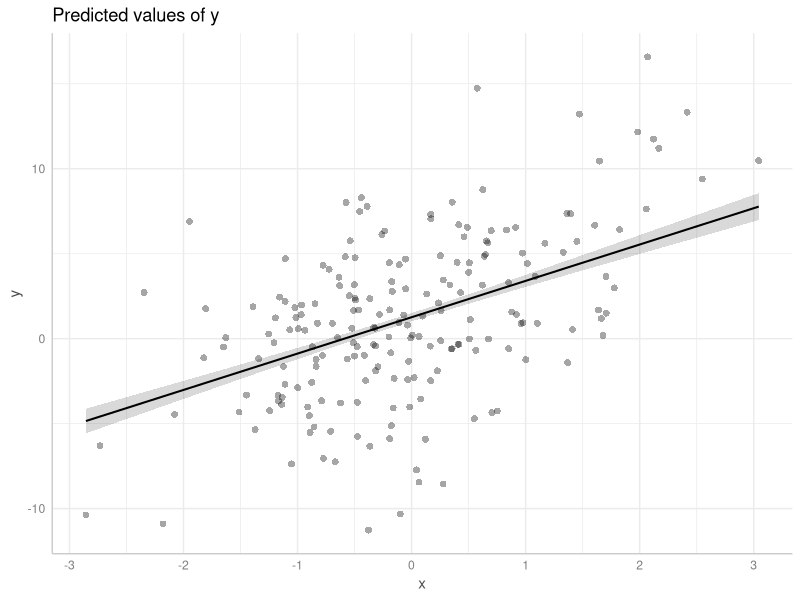
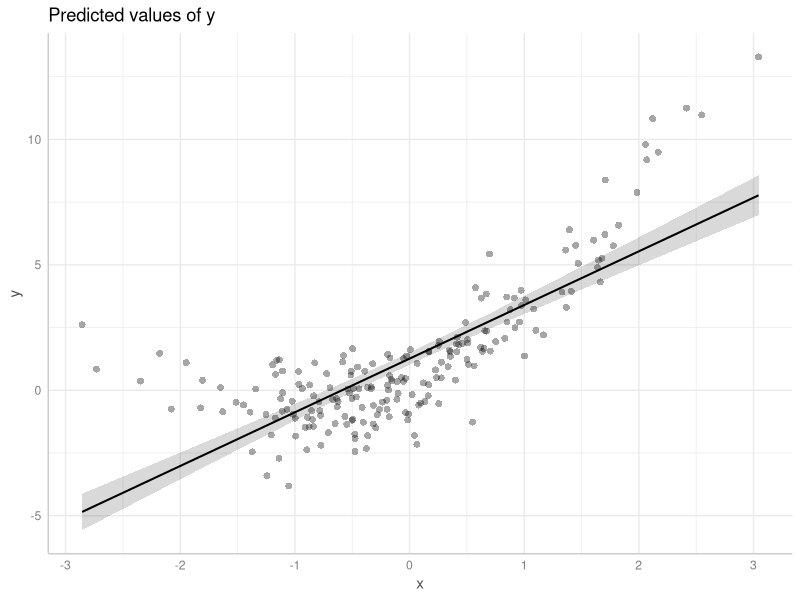
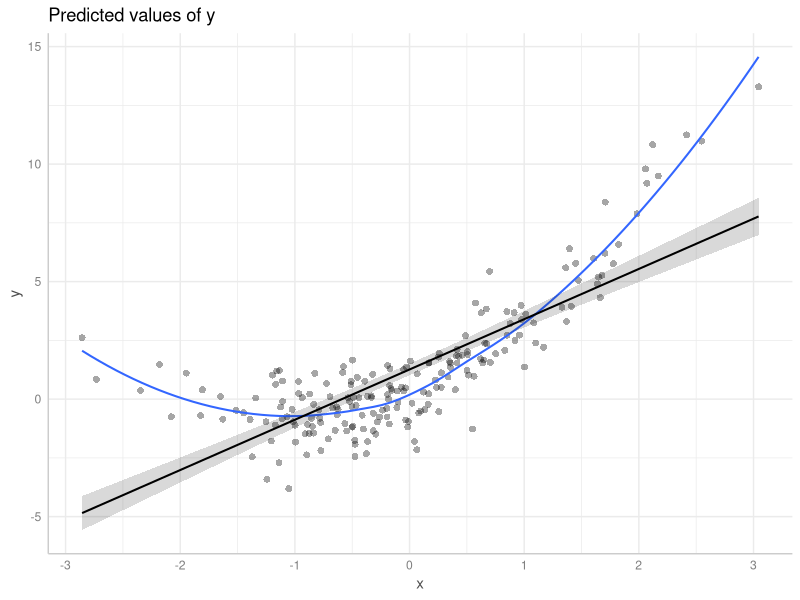
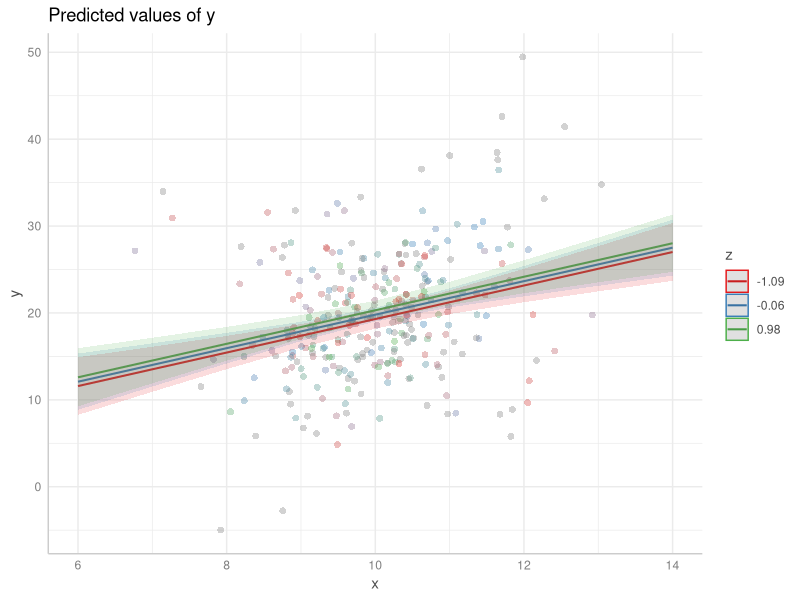
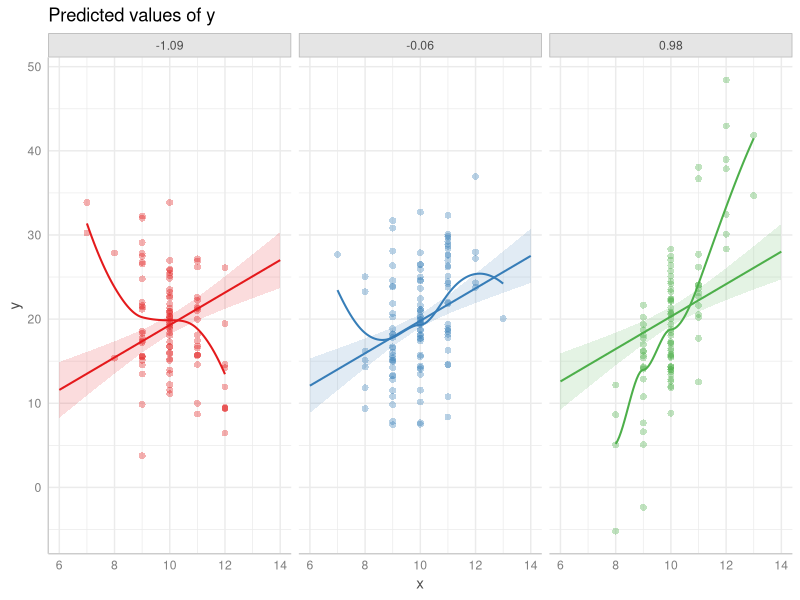
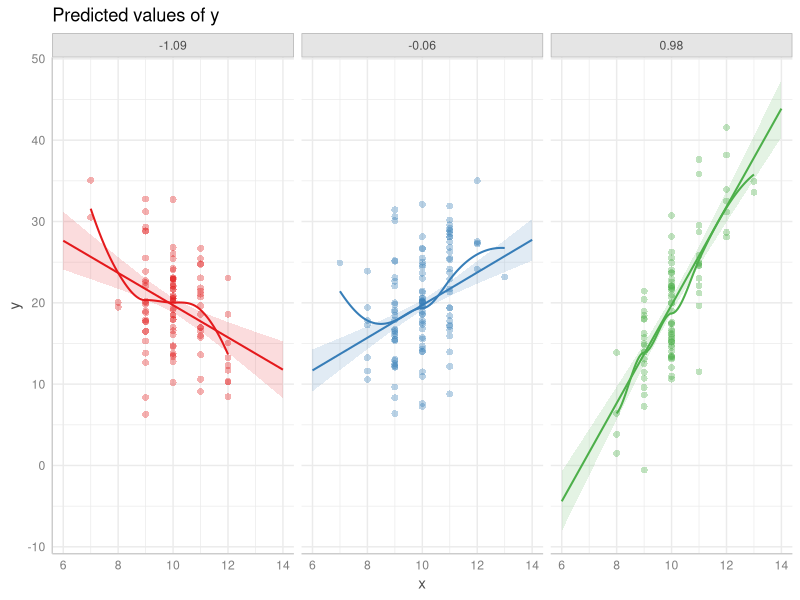

Write R code to recreate these figures, in order. (Note: this script raises an error after producing the figures.)
## ---- chunk 1
knitr::opts_chunk$set(collapse = TRUE, comment = "#>", dev = "png", fig.width = 7, fig.height = 4, message = FALSE, warning = FALSE)
options(width = 800)
if (!requireNamespace("ggplot2", quietly = TRUE)) {
  knitr::opts_chunk$set(eval = FALSE)
}
## ---- chunk 2
library(ggeffects)
set.seed(1234)
x <- rnorm(200)
z <- rnorm(200)
# quadratic relationship
y <- 2 * x + x^2 + 4 * z + rnorm(200)

d <- data.frame(x, y, z)
m <- lm(y ~ x + z, data = d)

pr <- predict_response(m, "x [all]")
plot(pr, show_data = TRUE)
## ---- chunk 3
plot(pr, show_residuals = TRUE)
## ---- chunk 4
plot(pr, show_residuals = TRUE, show_residuals_line = TRUE)
## ---- chunk 5
set.seed(1234)
x <- rnorm(300, mean = 10)
z <- rnorm(300)
v <- rnorm(300)
y <- (4 * z + 2) * x - 40 * z + 5 * v + rnorm(300, sd = 3)

d <- data.frame(x, y, z)
m <- lm(y ~ x + z, data = d)

pr <- predict_response(m, c("x", "z"))

# raw data, no interaction
plot(pr, show_data = TRUE)
## ---- chunk 6
plot(pr, show_residuals = TRUE, grid = TRUE, show_residuals_line = TRUE)
## ---- chunk 7
m <- lm(y ~ x * z, data = d)
pr <- predict_response(m, c("x", "z"))
plot(pr, show_residuals = TRUE, grid = TRUE, show_residuals_line = TRUE)
## ---- chunk 8
set.seed(1234)
x <- seq(-100, 100, length.out = 1e3)
z <- rnorm(1e3)
y <- 5 * sin(x / 2) + x / 2 + 10 * z

m <- lm(y ~ x + z)
pr <- predict_response(m, "x")

plot(pr, residuals = TRUE)
## ---- chunk 9
pr <- predict_response(m, "x [all]")
plot(pr, show_residuals = TRUE)
